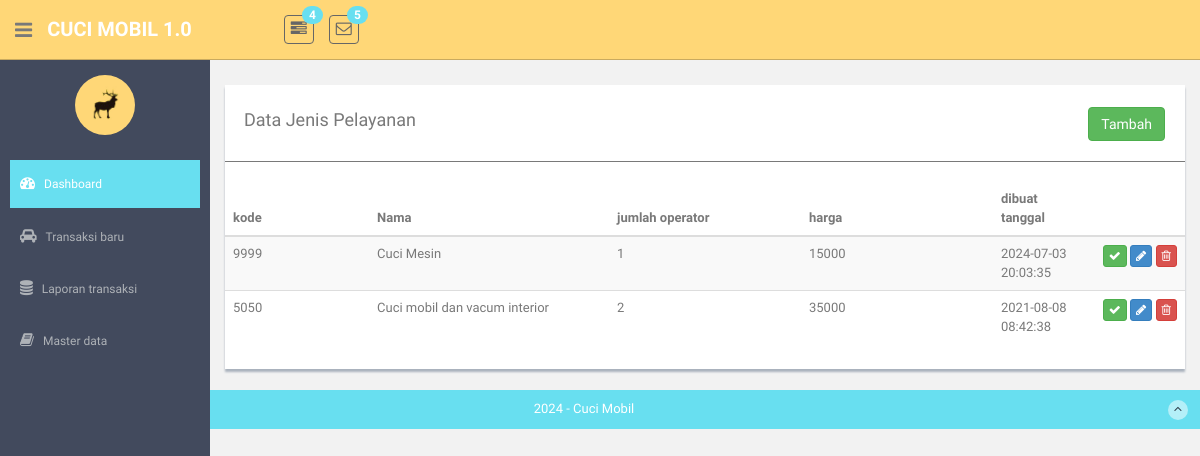
Page /services on the earlier database version.
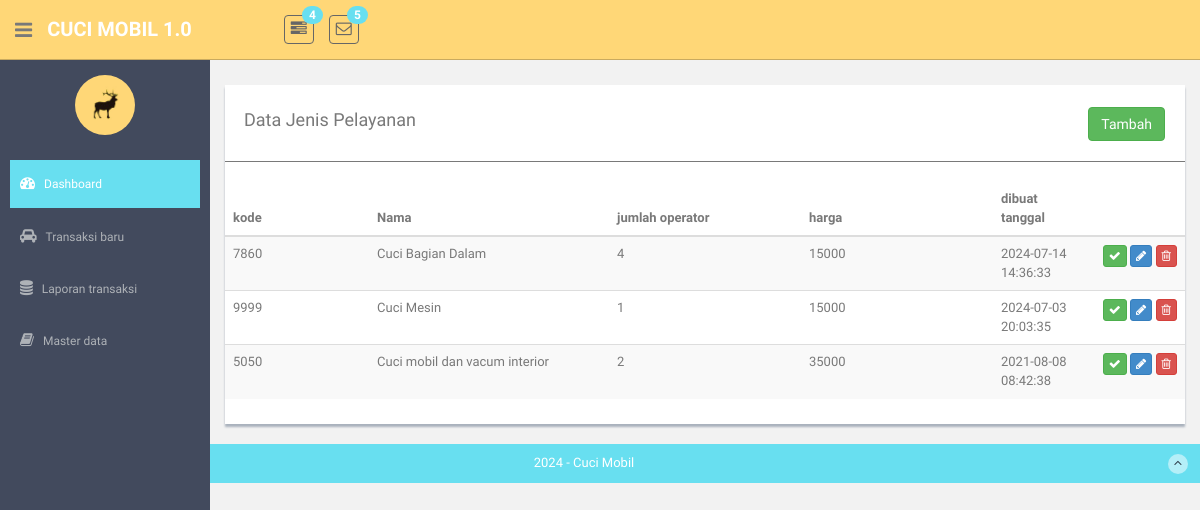
Same page on the later database version.
### model/Services.py (models this page shows)
class Servs(Model):
    id = IntegerField(primary_key=True)
    code = CharField()
    name = CharField()
    price = IntegerField()
    many_operators = IntegerField()
    created_on = CharField()
    class Meta:
        database = db
        db_table = 'services'

### routes_services.py (the view)
@app.route("/services", methods=["GET"])
def services():
    services = ServicesController.list_services()
    print(services)
    return render_template('references/services/services-list.html', services=services)

### controller/ServicesController.py (called while the page is built)
    @staticmethod
    def list_services():
        return Servs.select()

### routes_transactions.py (called while the page is built)
@app.after_request
def add_header(response):
    response.headers['Cache-Control'] = 'no-store'
    return response

### templates/references/services/services-list.html (shortened to what this page needs)
{% extends "layout.html" %}
{% block content %}
<div class="row mt">
      <div class="col-md-12">
          <div class="content-panel">
              <table class="table table-striped table-advance table-hover">
                <div >
                    <div style="float:left;"><h4>&nbsp; Data Jenis Pelayanan </h4></div>
                    <div class="pull-right" style="padding-top:7px;padding-right:20px;">
                        <button class="btn btn-success " onclick="javscript:openModal(0)">Tambah</button>
                    </div>
                </div>
                <hr/>
                  <thead>
                  <tr>
                      <th width="15%"> kode</th>
                      <th width="25%"> Nama</th>
                      <th width="20%"> jumlah operator</th>
                      <th width="20%"> harga</th>
                      <th width="10%"> dibuat tanggal</th>
                      <th width="20%"></th>
                  </tr>
                  </thead>
                  <tbody>
                  {% for item in services %}
                  <tr>
                      <td>{{ item.code }} </td>
                      <td>{{ item.name }} </td>
                      <td>{{ item.many_operators }} </td>
                      <td>{{ item.price }} </td>
                      <td>{{ item.created_on }} </td>
                      <td align="right">
                          <button class="btn btn-success btn-xs"><i class="fa fa-check"></i></button>
                          <button class="btn btn-primary btn-xs"  onclick="javscript:openModal({{ item.id }})"><i class="fa fa-pencil"></i></button>
                          <button class="btn btn-danger btn-xs" onclick="javscript:deleteRecord({{ item.id }})"><i class="fa fa-trash-o "></i></button>
                      </td>
                  </tr>
                 {% endfor %}
                  </tbody>
              </table>
          </div>
      </div>
  </div>
{% endblock %}

Differences in the rows shown:
added Servs: code "7860", name "Cuci Bagian Dalam", many_operators "4", price "15000", created_on "2024-07-14 14:36:33"
